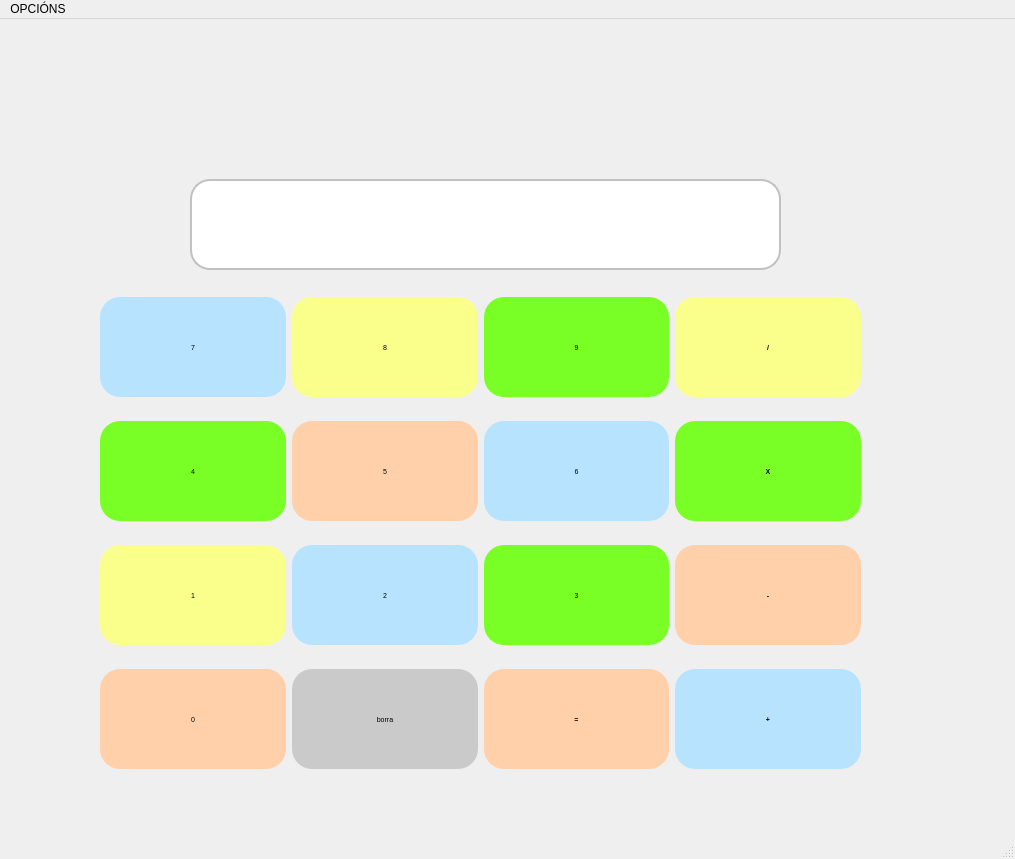
<?xml version="1.0" encoding="UTF-8"?>
<ui version="4.0">
 <class>MainWindow</class>
 <widget class="QMainWindow" name="MainWindow">
  <property name="geometry">
   <rect>
    <x>0</x>
    <y>0</y>
    <width>1015</width>
    <height>859</height>
   </rect>
  </property>
  <property name="windowTitle">
   <string>Calculiña</string>
  </property>
  <property name="iconSize">
   <size>
    <width>24</width>
    <height>24</height>
   </size>
  </property>
  <widget class="QWidget" name="centralwidget">
   <widget class="QWidget" name="gridLayoutWidget">
    <property name="geometry">
     <rect>
      <x>100</x>
      <y>260</y>
      <width>761</width>
      <height>511</height>
     </rect>
    </property>
    <layout class="QGridLayout" name="gridLayout">
     <item row="2" column="1">
      <widget class="QPushButton" name="pushButtonDous">
       <property name="sizePolicy">
        <sizepolicy hsizetype="MinimumExpanding" vsizetype="Fixed">
         <horstretch>0</horstretch>
         <verstretch>0</verstretch>
        </sizepolicy>
       </property>
       <property name="minimumSize">
        <size>
         <width>100</width>
         <height>100</height>
        </size>
       </property>
       <property name="font">
        <font>
         <pointsize>5</pointsize>
         <weight>50</weight>
         <bold>false</bold>
        </font>
       </property>
       <property name="toolTip">
        <string/>
       </property>
       <property name="styleSheet">
        <string notr="true">border-radius: 20px;
color: black;
background-color:  rgb(183, 227, 255) </string>
       </property>
       <property name="text">
        <string>2</string>
       </property>
       <property name="shortcut">
        <string>2</string>
       </property>
      </widget>
     </item>
     <item row="2" column="0">
      <widget class="QPushButton" name="pushButtonUn">
       <property name="sizePolicy">
        <sizepolicy hsizetype="MinimumExpanding" vsizetype="Fixed">
         <horstretch>0</horstretch>
         <verstretch>0</verstretch>
        </sizepolicy>
       </property>
       <property name="minimumSize">
        <size>
         <width>100</width>
         <height>100</height>
        </size>
       </property>
       <property name="font">
        <font>
         <pointsize>5</pointsize>
         <weight>50</weight>
         <bold>false</bold>
        </font>
       </property>
       <property name="toolTip">
        <string/>
       </property>
       <property name="toolTipDuration">
        <number>-1</number>
       </property>
       <property name="styleSheet">
        <string notr="true">border-radius: 20px;
color: black;
background-color:  rgb(250, 255, 140)</string>
       </property>
       <property name="text">
        <string>1</string>
       </property>
       <property name="shortcut">
        <string>1</string>
       </property>
      </widget>
     </item>
     <item row="1" column="2">
      <widget class="QPushButton" name="pushButtonSeis">
       <property name="sizePolicy">
        <sizepolicy hsizetype="MinimumExpanding" vsizetype="Fixed">
         <horstretch>0</horstretch>
         <verstretch>0</verstretch>
        </sizepolicy>
       </property>
       <property name="minimumSize">
        <size>
         <width>100</width>
         <height>100</height>
        </size>
       </property>
       <property name="font">
        <font>
         <pointsize>5</pointsize>
         <weight>50</weight>
         <bold>false</bold>
        </font>
       </property>
       <property name="toolTip">
        <string/>
       </property>
       <property name="toolTipDuration">
        <number>-1</number>
       </property>
       <property name="styleSheet">
        <string notr="true">border-radius: 20px;
color: black;
background-color:  rgb(183, 227, 255) </string>
       </property>
       <property name="text">
        <string>6</string>
       </property>
       <property name="shortcut">
        <string>6</string>
       </property>
      </widget>
     </item>
     <item row="1" column="3">
      <widget class="QPushButton" name="pushButtonMultip">
       <property name="sizePolicy">
        <sizepolicy hsizetype="MinimumExpanding" vsizetype="Fixed">
         <horstretch>0</horstretch>
         <verstretch>0</verstretch>
        </sizepolicy>
       </property>
       <property name="minimumSize">
        <size>
         <width>100</width>
         <height>100</height>
        </size>
       </property>
       <property name="font">
        <font>
         <pointsize>5</pointsize>
         <weight>75</weight>
         <bold>true</bold>
        </font>
       </property>
       <property name="toolTip">
        <string extracomment="Este é o botón para multiplicar"/>
       </property>
       <property name="styleSheet">
        <string notr="true">border-radius: 20px;
color: black;
background-color: rgb(121, 255, 38)</string>
       </property>
       <property name="text">
        <string>X</string>
       </property>
       <property name="shortcut">
        <string>*</string>
       </property>
       <property name="checkable">
        <bool>true</bool>
       </property>
      </widget>
     </item>
     <item row="2" column="3">
      <widget class="QPushButton" name="pushButtonResta">
       <property name="sizePolicy">
        <sizepolicy hsizetype="MinimumExpanding" vsizetype="Fixed">
         <horstretch>0</horstretch>
         <verstretch>0</verstretch>
        </sizepolicy>
       </property>
       <property name="minimumSize">
        <size>
         <width>100</width>
         <height>100</height>
        </size>
       </property>
       <property name="font">
        <font>
         <pointsize>5</pointsize>
         <weight>75</weight>
         <bold>true</bold>
        </font>
       </property>
       <property name="toolTip">
        <string extracomment="Este é o botón para restar"/>
       </property>
       <property name="styleSheet">
        <string notr="true">border-radius: 20px;
color: black;
background-color: rgb(255, 208, 169)</string>
       </property>
       <property name="text">
        <string>-</string>
       </property>
       <property name="shortcut">
        <string>-</string>
       </property>
       <property name="checkable">
        <bool>true</bool>
       </property>
      </widget>
     </item>
     <item row="2" column="2">
      <widget class="QPushButton" name="pushButtonTres">
       <property name="sizePolicy">
        <sizepolicy hsizetype="MinimumExpanding" vsizetype="Fixed">
         <horstretch>0</horstretch>
         <verstretch>0</verstretch>
        </sizepolicy>
       </property>
       <property name="minimumSize">
        <size>
         <width>100</width>
         <height>100</height>
        </size>
       </property>
       <property name="font">
        <font>
         <pointsize>5</pointsize>
         <weight>50</weight>
         <bold>false</bold>
        </font>
       </property>
       <property name="toolTip">
        <string/>
       </property>
       <property name="styleSheet">
        <string notr="true">border-radius: 20px;
color: black;
background-color: rgb(121, 255, 38)</string>
       </property>
       <property name="text">
        <string>3</string>
       </property>
       <property name="shortcut">
        <string>3</string>
       </property>
      </widget>
     </item>
     <item row="0" column="2">
      <widget class="QPushButton" name="pushButtonNove">
       <property name="sizePolicy">
        <sizepolicy hsizetype="MinimumExpanding" vsizetype="Fixed">
         <horstretch>0</horstretch>
         <verstretch>0</verstretch>
        </sizepolicy>
       </property>
       <property name="minimumSize">
        <size>
         <width>100</width>
         <height>100</height>
        </size>
       </property>
       <property name="font">
        <font>
         <pointsize>5</pointsize>
         <weight>50</weight>
         <bold>false</bold>
        </font>
       </property>
       <property name="toolTip">
        <string/>
       </property>
       <property name="styleSheet">
        <string notr="true">border-radius: 20px;
color: black;
background-color: rgb(121, 255, 38)</string>
       </property>
       <property name="text">
        <string>9</string>
       </property>
       <property name="shortcut">
        <string>9</string>
       </property>
      </widget>
     </item>
     <item row="1" column="1">
      <widget class="QPushButton" name="pushButtonCinco">
       <property name="sizePolicy">
        <sizepolicy hsizetype="MinimumExpanding" vsizetype="Fixed">
         <horstretch>0</horstretch>
         <verstretch>0</verstretch>
        </sizepolicy>
       </property>
       <property name="minimumSize">
        <size>
         <width>100</width>
         <height>100</height>
        </size>
       </property>
       <property name="font">
        <font>
         <pointsize>5</pointsize>
         <weight>50</weight>
         <bold>false</bold>
        </font>
       </property>
       <property name="toolTip">
        <string/>
       </property>
       <property name="styleSheet">
        <string notr="true">border-radius: 20px;
color: black;
background-color: rgb(255, 208, 169)</string>
       </property>
       <property name="text">
        <string>5</string>
       </property>
       <property name="shortcut">
        <string>5</string>
       </property>
      </widget>
     </item>
     <item row="1" column="0">
      <widget class="QPushButton" name="pushButtonCatro">
       <property name="sizePolicy">
        <sizepolicy hsizetype="MinimumExpanding" vsizetype="Fixed">
         <horstretch>0</horstretch>
         <verstretch>0</verstretch>
        </sizepolicy>
       </property>
       <property name="minimumSize">
        <size>
         <width>100</width>
         <height>100</height>
        </size>
       </property>
       <property name="font">
        <font>
         <pointsize>5</pointsize>
         <weight>50</weight>
         <bold>false</bold>
        </font>
       </property>
       <property name="toolTip">
        <string/>
       </property>
       <property name="styleSheet">
        <string notr="true">border-radius: 20px;
color: black;
background-color: rgb(121, 255, 38)</string>
       </property>
       <property name="text">
        <string>4</string>
       </property>
       <property name="shortcut">
        <string>4</string>
       </property>
      </widget>
     </item>
     <item row="0" column="3">
      <widget class="QPushButton" name="pushButtonDivide">
       <property name="sizePolicy">
        <sizepolicy hsizetype="MinimumExpanding" vsizetype="Fixed">
         <horstretch>0</horstretch>
         <verstretch>0</verstretch>
        </sizepolicy>
       </property>
       <property name="minimumSize">
        <size>
         <width>100</width>
         <height>100</height>
        </size>
       </property>
       <property name="baseSize">
        <size>
         <width>0</width>
         <height>0</height>
        </size>
       </property>
       <property name="font">
        <font>
         <pointsize>5</pointsize>
         <weight>75</weight>
         <bold>true</bold>
        </font>
       </property>
       <property name="toolTip">
        <string extracomment="Este é o botón para dividir"/>
       </property>
       <property name="styleSheet">
        <string notr="true">border-radius: 20px;
color: black;
background-color:  rgb(250, 255, 140)</string>
       </property>
       <property name="text">
        <string>/</string>
       </property>
       <property name="shortcut">
        <string>/</string>
       </property>
       <property name="checkable">
        <bool>true</bool>
       </property>
      </widget>
     </item>
     <item row="0" column="1">
      <widget class="QPushButton" name="pushButtonOito">
       <property name="sizePolicy">
        <sizepolicy hsizetype="MinimumExpanding" vsizetype="Fixed">
         <horstretch>0</horstretch>
         <verstretch>0</verstretch>
        </sizepolicy>
       </property>
       <property name="minimumSize">
        <size>
         <width>100</width>
         <height>100</height>
        </size>
       </property>
       <property name="font">
        <font>
         <pointsize>5</pointsize>
         <weight>50</weight>
         <bold>false</bold>
        </font>
       </property>
       <property name="toolTip">
        <string/>
       </property>
       <property name="styleSheet">
        <string notr="true">border-radius: 20px;
color: black;
background-color:  rgb(250, 255, 140)</string>
       </property>
       <property name="text">
        <string>8</string>
       </property>
      </widget>
     </item>
     <item row="0" column="0">
      <widget class="QPushButton" name="pushButtonSete">
       <property name="sizePolicy">
        <sizepolicy hsizetype="MinimumExpanding" vsizetype="Fixed">
         <horstretch>0</horstretch>
         <verstretch>50</verstretch>
        </sizepolicy>
       </property>
       <property name="minimumSize">
        <size>
         <width>100</width>
         <height>100</height>
        </size>
       </property>
       <property name="font">
        <font>
         <pointsize>5</pointsize>
         <weight>50</weight>
         <bold>false</bold>
        </font>
       </property>
       <property name="toolTip">
        <string/>
       </property>
       <property name="autoFillBackground">
        <bool>false</bool>
       </property>
       <property name="styleSheet">
        <string notr="true">border-radius: 20px;
color: black;
background-color:  rgb(183, 227, 255) 

</string>
       </property>
       <property name="text">
        <string>7</string>
       </property>
       <property name="iconSize">
        <size>
         <width>16</width>
         <height>16</height>
        </size>
       </property>
       <property name="shortcut">
        <string>7</string>
       </property>
       <property name="checkable">
        <bool>false</bool>
       </property>
       <property name="default">
        <bool>false</bool>
       </property>
      </widget>
     </item>
     <item row="3" column="0">
      <widget class="QPushButton" name="pushButtonCero">
       <property name="sizePolicy">
        <sizepolicy hsizetype="MinimumExpanding" vsizetype="Fixed">
         <horstretch>0</horstretch>
         <verstretch>0</verstretch>
        </sizepolicy>
       </property>
       <property name="minimumSize">
        <size>
         <width>100</width>
         <height>100</height>
        </size>
       </property>
       <property name="font">
        <font>
         <pointsize>5</pointsize>
         <weight>50</weight>
         <bold>false</bold>
        </font>
       </property>
       <property name="toolTip">
        <string/>
       </property>
       <property name="styleSheet">
        <string notr="true">border-radius: 20px;
color: black;
background-color: rgb(255, 208, 169)</string>
       </property>
       <property name="text">
        <string>0</string>
       </property>
      </widget>
     </item>
     <item row="3" column="1">
      <widget class="QPushButton" name="pushButtonBorra">
       <property name="sizePolicy">
        <sizepolicy hsizetype="MinimumExpanding" vsizetype="Fixed">
         <horstretch>0</horstretch>
         <verstretch>0</verstretch>
        </sizepolicy>
       </property>
       <property name="minimumSize">
        <size>
         <width>100</width>
         <height>100</height>
        </size>
       </property>
       <property name="font">
        <font>
         <pointsize>5</pointsize>
         <weight>50</weight>
         <bold>false</bold>
        </font>
       </property>
       <property name="toolTip">
        <string/>
       </property>
       <property name="styleSheet">
        <string notr="true">border-radius: 20px;
color: black;
background-color:rgb(202, 202, 202)</string>
       </property>
       <property name="text">
        <string>borra</string>
       </property>
       <property name="shortcut">
        <string>Del</string>
       </property>
      </widget>
     </item>
     <item row="3" column="3">
      <widget class="QPushButton" name="pushButtonSuma">
       <property name="sizePolicy">
        <sizepolicy hsizetype="MinimumExpanding" vsizetype="Fixed">
         <horstretch>0</horstretch>
         <verstretch>0</verstretch>
        </sizepolicy>
       </property>
       <property name="minimumSize">
        <size>
         <width>100</width>
         <height>100</height>
        </size>
       </property>
       <property name="font">
        <font>
         <pointsize>5</pointsize>
         <weight>75</weight>
         <bold>true</bold>
        </font>
       </property>
       <property name="toolTip">
        <string extracomment="Este é o botón para sumar"/>
       </property>
       <property name="styleSheet">
        <string notr="true">border-radius: 20px;
color: black;
background-color:  rgb(183, 227, 255) 
</string>
       </property>
       <property name="text">
        <string>+</string>
       </property>
       <property name="shortcut">
        <string>+</string>
       </property>
       <property name="checkable">
        <bool>true</bool>
       </property>
      </widget>
     </item>
     <item row="3" column="2">
      <widget class="QPushButton" name="pushButtonIgual">
       <property name="sizePolicy">
        <sizepolicy hsizetype="MinimumExpanding" vsizetype="Fixed">
         <horstretch>0</horstretch>
         <verstretch>0</verstretch>
        </sizepolicy>
       </property>
       <property name="minimumSize">
        <size>
         <width>100</width>
         <height>100</height>
        </size>
       </property>
       <property name="font">
        <font>
         <pointsize>5</pointsize>
         <weight>75</weight>
         <bold>true</bold>
        </font>
       </property>
       <property name="toolTip">
        <string extracomment="Este é o botón do igual"/>
       </property>
       <property name="styleSheet">
        <string notr="true">border-radius: 20px;
color: black;
background-color: rgb(255, 208, 169)</string>
       </property>
       <property name="text">
        <string>=</string>
       </property>
       <property name="shortcut">
        <string>Return</string>
       </property>
      </widget>
     </item>
    </layout>
   </widget>
   <widget class="QLineEdit" name="lineEditDisplay">
    <property name="enabled">
     <bool>true</bool>
    </property>
    <property name="geometry">
     <rect>
      <x>190</x>
      <y>160</y>
      <width>591</width>
      <height>91</height>
     </rect>
    </property>
    <property name="font">
     <font>
      <family>MS Shell Dlg 2</family>
      <pointsize>60</pointsize>
      <weight>75</weight>
      <bold>true</bold>
     </font>
    </property>
    <property name="toolTip">
     <string extracomment="Esta é a pantalla"/>
    </property>
    <property name="layoutDirection">
     <enum>Qt::LeftToRight</enum>
    </property>
    <property name="styleSheet">
     <string notr="true">QLineEdit{
	border: 2px solid rgb(193, 193, 193);
	border-radius: 20px;
	color: #FFF;

}</string>
    </property>
    <property name="text">
     <string>0</string>
    </property>
    <property name="alignment">
     <set>Qt::AlignRight|Qt::AlignTrailing|Qt::AlignVCenter</set>
    </property>
    <property name="placeholderText">
     <string>fai os teus cálculos</string>
    </property>
    <property name="clearButtonEnabled">
     <bool>false</bool>
    </property>
   </widget>
   <widget class="QLabel" name="cabeceiraLabel">
    <property name="geometry">
     <rect>
      <x>20</x>
      <y>20</y>
      <width>951</width>
      <height>121</height>
     </rect>
    </property>
    <property name="text">
     <string/>
    </property>
    <property name="pixmap">
     <pixmap>../imaxes/cabeceira.png</pixmap>
    </property>
    <property name="scaledContents">
     <bool>true</bool>
    </property>
   </widget>
  </widget>
  <widget class="QMenuBar" name="menubar">
   <property name="geometry">
    <rect>
     <x>0</x>
     <y>0</y>
     <width>1015</width>
     <height>21</height>
    </rect>
   </property>
   <widget class="QMenu" name="menu">
    <property name="title">
     <string>OPCIÓNS</string>
    </property>
    <property name="toolTipsVisible">
     <bool>false</bool>
    </property>
    <addaction name="actionBORRAR"/>
    <addaction name="actionMANUAL"/>
    <addaction name="actionSOBRE_A_APP"/>
    <addaction name="separator"/>
    <addaction name="actionSAIR"/>
   </widget>
   <addaction name="menu"/>
  </widget>
  <widget class="QStatusBar" name="statusbar"/>
  <action name="menuLimpar_2">
   <property name="text">
    <string>actionLimpar</string>
   </property>
   <property name="toolTip">
    <string>Limpar</string>
   </property>
   <property name="shortcut">
    <string>Del</string>
   </property>
  </action>
  <action name="actionBORRAR">
   <property name="text">
    <string>BORRAR</string>
   </property>
   <property name="toolTip">
    <string>Borra a pantalla</string>
   </property>
  </action>
  <action name="actionMANUAL">
   <property name="text">
    <string>MANUAL</string>
   </property>
   <property name="toolTip">
    <string>Manual da aplicación</string>
   </property>
  </action>
  <action name="actionSOBRE_A_APP">
   <property name="text">
    <string>SOBRE A APP</string>
   </property>
   <property name="toolTip">
    <string>O autor da aplicación</string>
   </property>
  </action>
  <action name="actionSAIR">
   <property name="text">
    <string>SAIR</string>
   </property>
  </action>
 </widget>
 <resources/>
 <connections/>
</ui>
